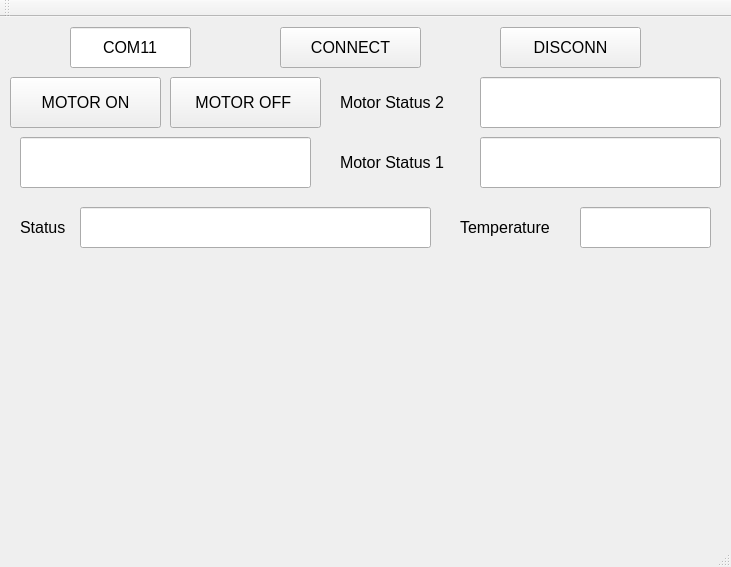
<?xml version="1.0" encoding="UTF-8"?>
<ui version="4.0">
 <class>MainWindow</class>
 <widget class="QMainWindow" name="MainWindow">
  <property name="geometry">
   <rect>
    <x>0</x>
    <y>0</y>
    <width>731</width>
    <height>567</height>
   </rect>
  </property>
  <property name="windowTitle">
   <string>MainWindow</string>
  </property>
  <widget class="QWidget" name="widget">
   <widget class="QLineEdit" name="portEdit">
    <property name="geometry">
     <rect>
      <x>70</x>
      <y>10</y>
      <width>121</width>
      <height>41</height>
     </rect>
    </property>
    <property name="font">
     <font>
      <pointsize>12</pointsize>
     </font>
    </property>
    <property name="text">
     <string>COM11</string>
    </property>
    <property name="alignment">
     <set>Qt::AlignCenter</set>
    </property>
   </widget>
   <widget class="QPushButton" name="motorON">
    <property name="geometry">
     <rect>
      <x>10</x>
      <y>60</y>
      <width>151</width>
      <height>51</height>
     </rect>
    </property>
    <property name="font">
     <font>
      <pointsize>12</pointsize>
     </font>
    </property>
    <property name="text">
     <string>MOTOR ON</string>
    </property>
   </widget>
   <widget class="QPushButton" name="discBtn">
    <property name="geometry">
     <rect>
      <x>500</x>
      <y>10</y>
      <width>141</width>
      <height>41</height>
     </rect>
    </property>
    <property name="font">
     <font>
      <pointsize>12</pointsize>
     </font>
    </property>
    <property name="text">
     <string>DISCONN</string>
    </property>
   </widget>
   <widget class="QLabel" name="label_3">
    <property name="geometry">
     <rect>
      <x>460</x>
      <y>190</y>
      <width>121</width>
      <height>41</height>
     </rect>
    </property>
    <property name="font">
     <font>
      <pointsize>12</pointsize>
     </font>
    </property>
    <property name="text">
     <string>Temperature</string>
    </property>
   </widget>
   <widget class="QLabel" name="label_2">
    <property name="geometry">
     <rect>
      <x>20</x>
      <y>190</y>
      <width>61</width>
      <height>41</height>
     </rect>
    </property>
    <property name="font">
     <font>
      <pointsize>12</pointsize>
     </font>
    </property>
    <property name="text">
     <string>Status</string>
    </property>
   </widget>
   <widget class="QPushButton" name="connBtn">
    <property name="geometry">
     <rect>
      <x>280</x>
      <y>10</y>
      <width>141</width>
      <height>41</height>
     </rect>
    </property>
    <property name="font">
     <font>
      <pointsize>12</pointsize>
     </font>
    </property>
    <property name="text">
     <string>CONNECT</string>
    </property>
   </widget>
   <widget class="QLineEdit" name="statusLabel">
    <property name="geometry">
     <rect>
      <x>80</x>
      <y>190</y>
      <width>351</width>
      <height>41</height>
     </rect>
    </property>
    <property name="font">
     <font>
      <pointsize>12</pointsize>
     </font>
    </property>
    <property name="text">
     <string/>
    </property>
    <property name="alignment">
     <set>Qt::AlignCenter</set>
    </property>
   </widget>
   <widget class="QPushButton" name="motorOFF">
    <property name="geometry">
     <rect>
      <x>170</x>
      <y>60</y>
      <width>151</width>
      <height>51</height>
     </rect>
    </property>
    <property name="font">
     <font>
      <pointsize>12</pointsize>
     </font>
    </property>
    <property name="text">
     <string>MOTOR OFF </string>
    </property>
   </widget>
   <widget class="QLineEdit" name="temperatureLabel">
    <property name="geometry">
     <rect>
      <x>580</x>
      <y>190</y>
      <width>131</width>
      <height>41</height>
     </rect>
    </property>
    <property name="font">
     <font>
      <pointsize>12</pointsize>
     </font>
    </property>
    <property name="text">
     <string/>
    </property>
    <property name="alignment">
     <set>Qt::AlignCenter</set>
    </property>
   </widget>
   <widget class="QCustomPlot" name="TempTime" native="true">
    <property name="geometry">
     <rect>
      <x>60</x>
      <y>250</y>
      <width>591</width>
      <height>231</height>
     </rect>
    </property>
   </widget>
   <widget class="QLineEdit" name="Alert">
    <property name="geometry">
     <rect>
      <x>20</x>
      <y>120</y>
      <width>291</width>
      <height>51</height>
     </rect>
    </property>
    <property name="font">
     <font>
      <pointsize>12</pointsize>
     </font>
    </property>
    <property name="text">
     <string/>
    </property>
    <property name="alignment">
     <set>Qt::AlignCenter</set>
    </property>
   </widget>
   <widget class="QLineEdit" name="motorStatusLabel">
    <property name="geometry">
     <rect>
      <x>480</x>
      <y>120</y>
      <width>241</width>
      <height>51</height>
     </rect>
    </property>
    <property name="font">
     <font>
      <pointsize>12</pointsize>
     </font>
    </property>
    <property name="text">
     <string/>
    </property>
    <property name="alignment">
     <set>Qt::AlignCenter</set>
    </property>
   </widget>
   <widget class="QLabel" name="label_4">
    <property name="geometry">
     <rect>
      <x>340</x>
      <y>120</y>
      <width>141</width>
      <height>51</height>
     </rect>
    </property>
    <property name="font">
     <font>
      <pointsize>12</pointsize>
     </font>
    </property>
    <property name="text">
     <string>Motor Status 1</string>
    </property>
   </widget>
   <widget class="QLineEdit" name="motorStatusLabel2">
    <property name="geometry">
     <rect>
      <x>480</x>
      <y>60</y>
      <width>241</width>
      <height>51</height>
     </rect>
    </property>
    <property name="font">
     <font>
      <pointsize>12</pointsize>
     </font>
    </property>
    <property name="text">
     <string/>
    </property>
    <property name="alignment">
     <set>Qt::AlignCenter</set>
    </property>
   </widget>
   <widget class="QLabel" name="label_5">
    <property name="geometry">
     <rect>
      <x>340</x>
      <y>60</y>
      <width>141</width>
      <height>51</height>
     </rect>
    </property>
    <property name="font">
     <font>
      <pointsize>12</pointsize>
     </font>
    </property>
    <property name="text">
     <string>Motor Status 2</string>
    </property>
   </widget>
  </widget>
  <widget class="QMenuBar" name="menuBar">
   <property name="geometry">
    <rect>
     <x>0</x>
     <y>0</y>
     <width>731</width>
     <height>26</height>
    </rect>
   </property>
  </widget>
  <widget class="QToolBar" name="mainToolBar">
   <attribute name="toolBarArea">
    <enum>TopToolBarArea</enum>
   </attribute>
   <attribute name="toolBarBreak">
    <bool>false</bool>
   </attribute>
  </widget>
  <widget class="QStatusBar" name="statusBar"/>
 </widget>
 <layoutdefault spacing="6" margin="11"/>
 <customwidgets>
  <customwidget>
   <class>QCustomPlot</class>
   <extends>QWidget</extends>
   <header>qcustomplot.h</header>
   <container>1</container>
  </customwidget>
 </customwidgets>
 <resources/>
 <connections/>
</ui>
